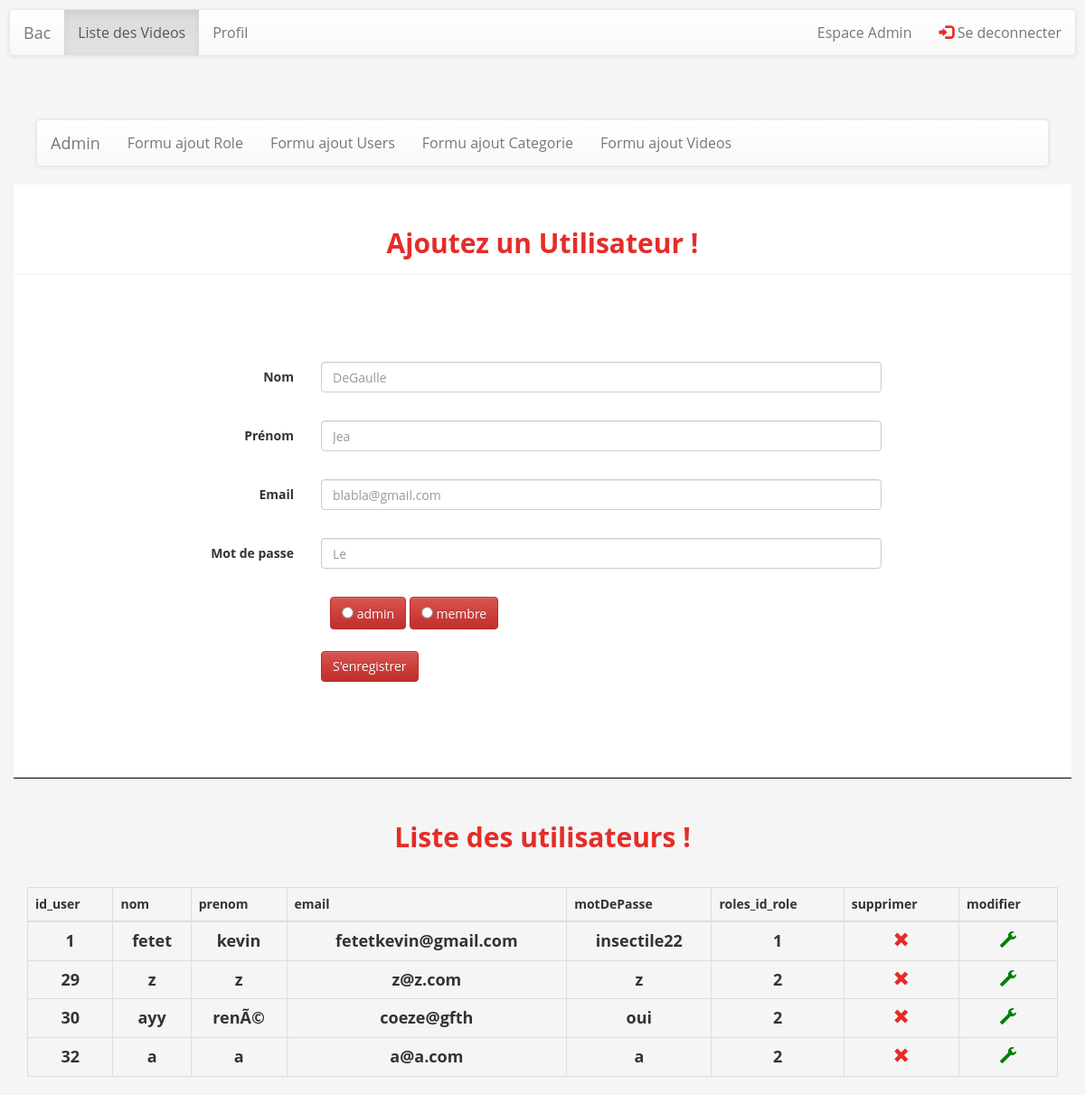
Page /formuAjoutAdmin.php (signed in) on the committed database.
### tables this page shows
CREATE TABLE `roles` (
  `id_role` int(11) NOT NULL,
  `nom_role` varchar(50) NOT NULL
);

CREATE TABLE `users` (
  `id_user` int(11) NOT NULL,
  `nom` varchar(255) NOT NULL,
  `prenom` varchar(255) NOT NULL,
  `email` varchar(255) NOT NULL,
  `motDePasse` varchar(255) NOT NULL,
  `avatar_user` varchar(255) NOT NULL,
  `roles_id_role` int(11) NOT NULL
);

### listUsers.php (the view, shortened to what this page needs)
<div class="container">
    <div class="row">
        <h2 class="page-header text-center">Liste des utilisateurs !</h2>
    </div>
</div>
<?php
$link = mysqli_connect('localhost','knab','knab','bac');
$tableHeading =array('id_user','nom',
    'prenom','email',
    'motDePasse','roles_id_role');
$tableHeading[]='supprimer';
$tableHeading[]='modifier';
echo "<div class='container'>";
echo "<table id='table' class='table table-bordered table-responsive table-hover'>";
echo "<thead><tr>";
$i=0;
$tailleChamps = count($tableHeading);
for( $i; $i < $tailleChamps; $i++)
{  ?>
    <th><?=$tableHeading[$i]?></th>
<?php }
echo "</tr></thead>";
$users = "SELECT  * FROM users order by id_user";
$reponse = mysqli_query($link, $users);
echo "<tbody>";
if(mysqli_num_rows($reponse)>0){
    while($row = mysqli_fetch_assoc($reponse)){
        echo '<form action="modifier_user.php" method="post">';
        echo "<tr class='".$row['id_user']."'>";
        echo "<td class='".$row['id_user']."'>".$row['id_user']."<input type='hidden' name='id_user' value='".$row['id_user']."'></td>";
        echo "<td class='".$row['nom']."'>".$row['nom']."<input type='hidden' name='nom' value='".$row['nom']."'></td>";
        echo "<td class='".$row['prenom']."'>".$row['prenom']."<input type='hidden' name='prenom' value='".$row['prenom']."'></td>";
        echo "<td class='".$row['email']."'>".$row['email']."<input type='hidden' name='email' value='".$row['email']."'></td>";
        echo "<td class='".$row['motDePasse']."'>".$row['motDePasse']."<input type='hidden' name='motDePasse' value='".$row['motDePasse']."'></td>";
        echo "<td class='".$row['roles_id_role']."'>".$row['roles_id_role']."<input type='hidden' name='roles_id_role' value='".$row['roles_id_role']."'></td>";
        $champSupprimer = '<td><a class="supprimer" id="'.$row["id_user"].'"
						href="javascript:void(0)" onclick="removeUser('.$row["id_user"].')">
						<span class="glyphicon glyphicon-remove" aria-hidden="true"></span></a>';
        echo $champSupprimer;
        $champModifier = ' <td><a  class="modifier" id="'.$row["id_user"].'" >
						<span class="glyphicon glyphicon-wrench" style="color:green;" aria-hidden="true"></span></a>
						<input type="submit" name="modifier" value="modifier"></td>';
        echo $champModifier;
        echo "</tr>";
        echo '</form>';
    }
}
echo "</tbody>";
echo "</table>";
echo "</div>";
?>

### formuAjoutAdmin.php (shortened to what this page needs)
<?php
include('config.php');
?>
<!DOCTYPE html>
<html lang="fr">
<head>
    <link rel="stylesheet" href="https://maxcdn.bootstrapcdn.com/bootstrap/3.3.7/css/bootstrap.min.css">    <link rel="stylesheet" href="https://maxcdn.bootstrapcdn.com/bootstrap/3.3.6/css/bootstrap-theme.min.css">
    <link href="assets/css/style.css" rel="stylesheet" />
    <link href="assets/css/nbpcss.css" rel="stylesheet" />
</head>
<body>
<?php include ('navbar.php'); ?>
<?php include ('navbarAdmin.php'); ?>
<div class="container" style="background: white;">
    <div class="row">
        <h2 class="page-header text-center">Ajoutez un Utilisateur !</h2>
        <div class="col-md-5 col-sm-6 col-xs-12">
        </div>
    </div>
</div>
<div class="container" style="background: white;border-bottom: 1px solid black;">
    <div class="row">
        <div class="col-md-8 col-md-offset-2">
            <form class="form-horizontal" role="form" method="post" action="traitementAjoutAdmin.php" id="formuLogin">
                <div class="form-group">
                    <label for="name" class="col-sm-2 control-label">Nom</label>
                    <div class="col-sm-10">
                        <input type="text" class="form-control" name="lienNom" id="nom" value="">
                    </div>
                </div>
                <div class="form-group">
                    <label for="firstname" class="col-sm-2 control-label">Prénom</label>
                    <div class="col-sm-10">
                        <input type="text" class="form-control" name="lienPrenom" id="prenom" value="">
                    </div>
                </div>
                <div class="form-group">
                    <label for="email" class="col-sm-2 control-label">Email</label>
                    <div class="col-sm-10">
                        <input type="email" class="form-control" name="lienEmail" id="email" value="">
                    </div>
                </div>
                <div class="form-group">
                    <label for="name" class="col-sm-2 control-label">Mot de passe</label>
                    <div class="col-sm-10">
                        <input type="text" class="form-control" name="lienMotDePasse" id="mdp" value="">
                    </div>
                </div>
                <div class="col-md-6 col-md-offset-2">
                    <?php
                    $sql= "SELECT * FROM roles";
                    $req = $link->query($sql);
                    while ($row = mysqli_fetch_object($req)) {
                        ?>
                        <label class="btn btn-danger checked">
                            <input type="radio" name="role[]" value="<?= $row->id_role;?>"> <?= $row->nom_role;?>
                        </label>
                        <?php
                    }
                    ?>
                </div>
                <br>
                <br>
                <br>
                <div class="form-group">
                    <div class="col-sm-10 col-sm-offset-2">
                        <input id="ajouter" name="ajouter" type="submit" value="S'enregistrer" class="btn btn-danger">
                    </div>
                </div>
            </form>
        </div>
    </div>
</div>
<?php include('listUsers.php'); ?>
</body>
</html>

### assets/css/style.css (style rules this page uses)
h1, h2, h3, h4, h5, h6 { font-family:'Open Sans', sans-serif; font-weight: bold; color: white; }
.text-center { text-align:center; }
h2 { line-height:50px; color:#424242; }
.form-control { background-color: rgba(255, 255, 255, 0); }

### assets/css/nbpcss.css (style rules this page uses)
html { margin:0; padding:0; }
body { background: whitesmoke; margin: 0; padding:0; height: 100%; }
h2 { color: #E52C27; }
a { color: #384452; }
span { font-weight: bold; color: #E52C27; }
tbody tr td { text-align: center; font-weight: bold; font-size: 18px; }
.form-group { height: 50px; }
#formuLogin { margin-top: 10%; margin-bottom: 12%; }

### rows in the picture
roles: nom_role "admin"
roles: nom_role "membre"
users: id_user "1", nom "fetet", prenom "kevin", email "fetetkevin@gmail.com", motDePasse "insectile22", roles_id_role "1"
users: id_user "29", nom "z", prenom "z", email "z@z.com", motDePasse "z", roles_id_role "2"
users: id_user "30", nom "ayy", prenom "renÃ©", email "coeze@gfth", motDePasse "oui", roles_id_role "2"
users: id_user "32", nom "a", prenom "a", email "a@a.com", motDePasse "a", roles_id_role "2"

### other values in the picture
$tableHeading[$i] "id_user"
$tableHeading[$i] "nom"
$tableHeading[$i] "prenom"
$tableHeading[$i] "email"
$tableHeading[$i] "motDePasse"
$tableHeading[$i] "roles_id_role"
$tableHeading[$i] "supprimer"
$tableHeading[$i] "modifier"
